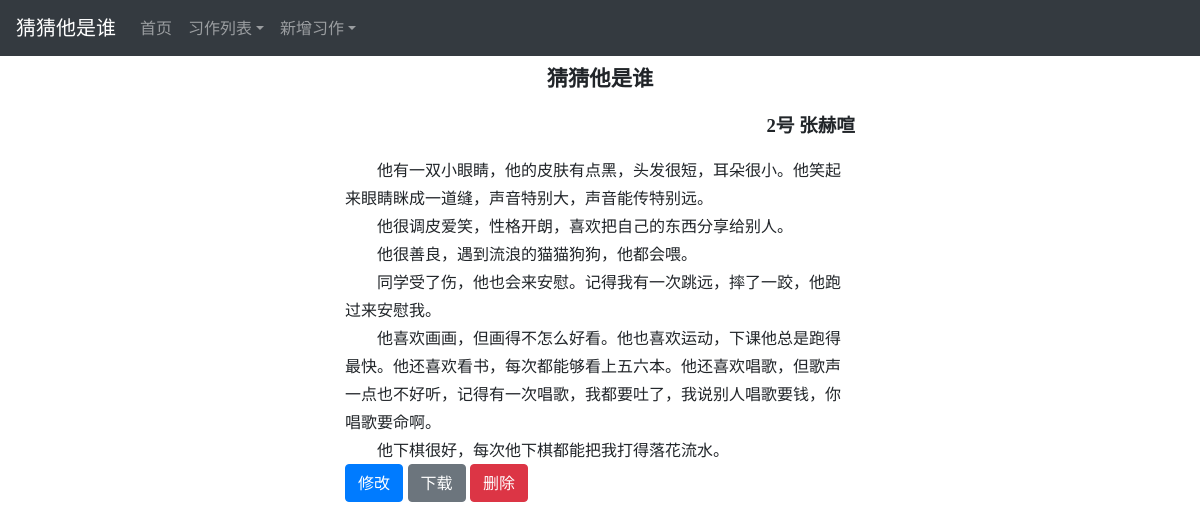
/essays/3c5ba753-9ace-4b97-94fd-05164bacc83a/, run on the app's committed database.
### essays/models.py (models this page shows, shortened)
class Essay(models.Model):
    student_name = models.CharField(db_column="student_name", max_length=100)
    student_no = models.IntegerField(db_column="student_number")
    subject = models.CharField(max_length=100, db_column="subject", blank=True, null=True);
    secondary_subject = models.CharField(max_length=100, db_column="secondary_subject", blank=True, null=True)
    category = models.CharField(max_length=100, blank=True, null=True)
    essay_type = models.CharField(max_length=100, blank=True, null=True)
    serial_number = models.CharField(max_length=100, blank=True, null=True)
    context = models.TextField(db_column="context")
    pub_date = models.DateTimeField('date published', blank=True, null=True)
    uuid = models.CharField(max_length=100,  blank=True, null=True);
    def context_p(self):
        co = self.context.replace('<', '&lt;').replace('>', '&gt;')
        return "<p class='indent'>"+co.replace('\n',"</p><p class='indent'>")+"</p>"

### essays/views.py (the view)
# urls.py: path('<pk>/', views.essay, name='essay'),
def essay(request, pk):
    essay = get_object_or_404(Essay, uuid=pk)
    return render(request, 'essays/essay.html', {'essay': essay})

### essays/templates/essays/essay.html (shortened to what this page needs)
{% extends "essays/base.html" %}
{% block pagetitle %}
{{ essay.subject }}
{% endblock pagetitle %}
{% block content %}
    <div class='main-container'>
      <p style='font-size: 16pt;font-family: 宋体; text-align:center; font-weight:bold;'>{{ essay.subject }}</p>
      <p style="font-size: 14pt;  font-family: '楷体'; text-align: right; font-weight:bold;">{{ essay.student_no }}号 {{ essay.student_name }}</p>
      {% autoescape off %}
        {{ essay.context_p }}
      {% endautoescape %}
      <a class="btn btn btn-primary" href="{% url 'essays:update' essay.uuid %}">修改</a>
      <a class="btn btn btn-secondary" href="{% url 'essays:download' essay.uuid 'docx' %}">下载</a>
      <form method="post" action="{% url 'essays:delete' essay.uuid %}" style='display: inline;'>
        <button class="btn btn btn-danger " type="submit">删除</button>
      </form>
    </div>
{% endblock content %}

### essays/templates/essays/base.html (style rules this page uses)
body { padding-top: 5rem; }
body { padding-top: 2rem; padding-bottom: 2rem; }
div.main-container { max-width: 510px;margin:auto; }

### essays/templates/essays/essay.html (style rules this page uses)
.indent { text-indent: 2em; margin-bottom: 0; line-height: 28px; }

### data on the page
Essay: subject "猜猜他是谁", student_no "2", student_name "张赫喧", context_p "他有一双小眼睛，他的皮肤有点黑，头发很短，耳朵很小。他笑起来眼睛眯成一道缝，声音特别大，声音能传特别远。 他很调皮爱笑，性格开朗，喜欢把自己的东西分享给别人。 他很善良，遇到流浪的猫猫狗狗，他都会喂。 同学受了伤，他也会来安慰。记得我有一次跳远，摔了一跤，他跑过来安慰我。 他喜欢画画，但画得不怎么好看。他也喜欢运动，下课他总是跑得最快。他还喜欢看书，每次都能够看上五六本。他还喜欢唱歌，但歌声一点也不好听，记得有一次唱歌，我都要吐了，我说别人唱歌要钱，你唱歌要命啊。 他下棋很好，每次他下棋都能把我打得落花流水。"
